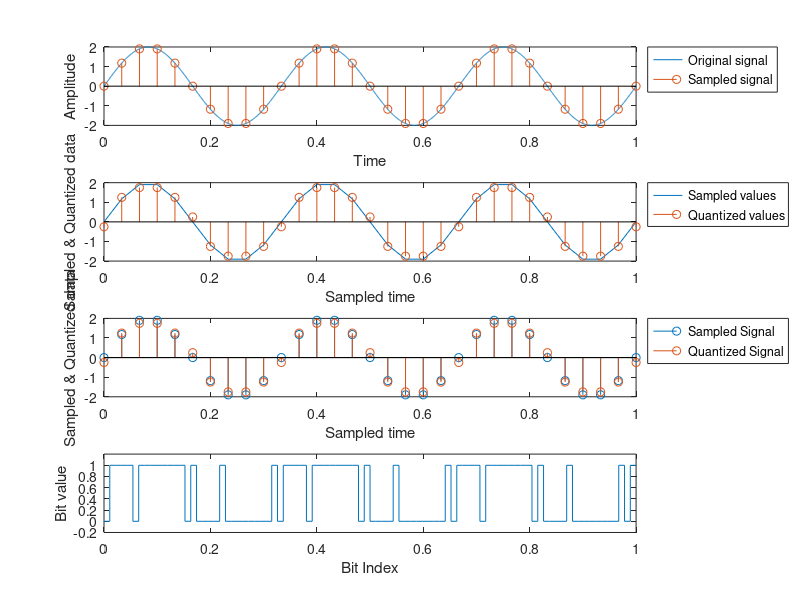

Source code (MATLAB):
close all;
clear all;

%Uniform PCM
fm = 3;
fs = 30;
t = 0:0.01/fs:1; %Wannabe Continuous :P
Am = 2;
n = 3; %Number of bits
x = Am*sin(2*pi*fm*t);
ts = 0:1/fs:1;
xs = Am*sin(2*pi*fm*ts); %Sampled Signal
L = 2^n; %Quantization Levels = 2^n = 8
Vmax = Am;
Vmin = -Am;
del = (Vmax - Vmin)/L; %Step Size
steps = Vmin: del: Vmax;
quant = (Vmin - del/2):del:(Vmax + del/2); %Codebook

%Calculations
[indx,qv] = quantiz(xs,steps,quant);
indx = indx - 1; % Because zero is also considered
val = de2bi(indx,'left-msb'); %Decimal to binary

%This part is to convert matrix to a single vector
leng = size(val,1)*size(val,2);
val = val.';
e = reshape(val,1,leng);
xe = 0:1/(leng-1):1; %x-axis For plotting the signal

%Plotting
subplot(4,1,1);
plot(t,x);
xlabel('Time');
ylabel('Amplitude');
hold on;
stem(ts,xs);
legend('Original signal', 'Sampled signal', 'Location' , 'BestOutside');

subplot(4,1,2);
plot(ts,xs);
hold on;
stem(ts,qv);
xlabel('Sampled time');
ylabel('Sampled & Quantized data');
legend('Sampled values', 'Quantized values', 'Location' , 'BestOutside');

subplot(4,1,3);
stem(ts,xs);
hold on;
stem(ts,qv);
xlabel('Sampled time');
ylabel('Sampled & Quantized data');
legend('Sampled Signal', 'Quantized Signal', 'Location' , 'BestOutside');

subplot(4,1,4);
stairs(xe,e);
axis([0 1 -0.2 1.2]);
ylabel('Bit value');
xlabel('Bit Index');

%Conclusions
bitrate = fs*n
bit_duration = 1/bitrate
MaxQError = del/2
QNoisePower =(del*del)/12
QNoisePower_dB = 10*log(QNoisePower)/log(10)
SignalPower=Am*Am/2
SignalPower_dB = 10*log(SignalPower)/log(10)
SQNR=10*log(SignalPower/QNoisePower)/log(10)
SQNR_formula=6.02*n+1.761

%Mean Square Error
error = (xs - qv);
errsqr = (xs - qv).^2;
MSE = sum(errsqr)/length(error)